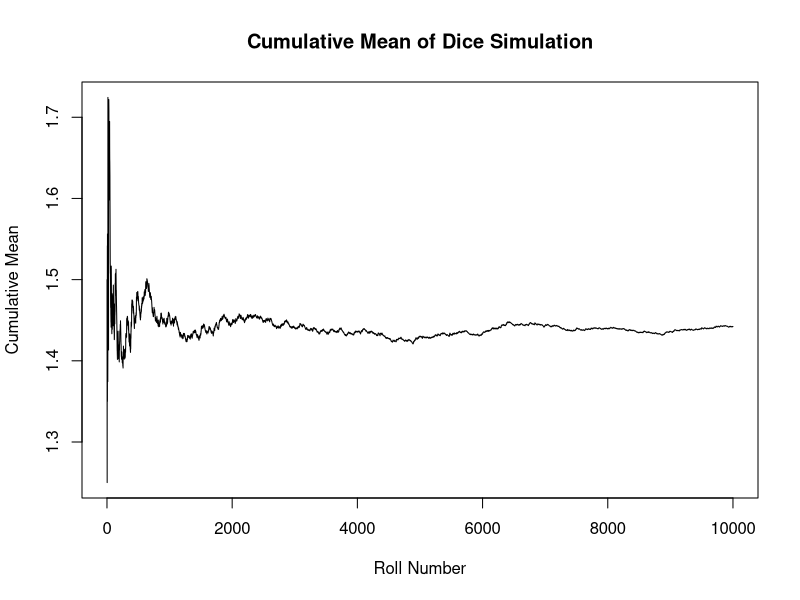
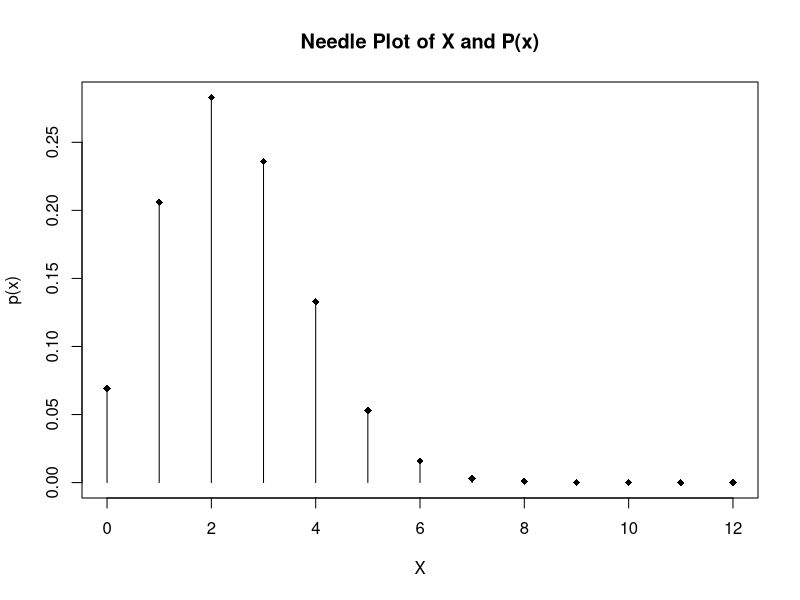

R code for these plots, in order:
## ---- chunk 1
# run this chunk of code:
X1 = c(1,2,3,4,5,6) # possible outcome of the first try
X2 = c(1,2,3,4,5,6) # possible outcome of the second try

Y = c() # defining an empty vector Y
# Then we divide each element of X1 by all value of X2 and record them in Y vector
for (i in X1) {
  for (j in X2) {
     Y = c(Y, i/j) # inserting X1/X2 into Y vector
  }
}
# Now Y is ready to be used in part a
## ---- chunk 2
# Hint: you can use sort() and mean() functions in R. 
round(sort(Y),3)
round(mean(Y),3)

## ---- chunk 3
# Hint: you can use sample() function in R to simulate 10000 instances of random dice numbers. Do this in R: Xsim1 <- sample(1:6, size = 10000, replace = TRUE), then the same for Xsim2. Now you have 10000 instances of rolling a die twice. Why replace = TRUE? 

Ysim = sample(Y,10000,replace = TRUE)
head(Ysim,n = 6)
length(Ysim)


# Then find Ysim=Xsim1/Xsim2 in R. Now you have 10000 instances of simulated Y values, saved in Ysim. Ysim is a new independently and identically distributed (iid) random variable. Ysim values are independent of each other because sampling is with replacement, or the outcome of the first roll does not have any impact on the outcome of the second roll.

## ---- chunk 4
# For plotting the cumulative mean of Ysim values we use plot(cumMean, type = "l"), but before that, you need to make a vector of cumulative means (cumMean) for Ysim values. Please watch at 2:50 in my first video in Module 2.

sumYsim = cumsum(Ysim)

n = length(sumYsim)

cumMean = c()

for (i in 1:n) {
  cumMean[i] <- sumYsim[i]/i
}

plot(cumMean, type = "l", ylab = "Cumulative Mean", xlab = 'Roll Number',main = "Cumulative Mean of Dice Simulation")



## ---- chunk 5
# Hint: X (the number of no shows) is a binomial random variable: X~binomial(p=0.2, n = 12). There is a given formula for finding the expected value and standard deviation of the binomial random variable. Watch Module 4, lecture part 3, when I talk about the properties of binomial random variables. 
n = 12
p = .2

exp_val =n*p
exp_val
vari = n*p*(1-p)
vari
stdev = round(sqrt(vari),3)
stdev


## ---- chunk 6
# You need to find P(X=x). You can answer it by using dbinom(X, size = 12, prob=.2) in R.
# Watch Module 4, lecture part 3
X <- 0:12
n <- 12
p <- .2

p_x <- round(dbinom(X,n,p),3)
p_x
sum(p_x)


## ---- chunk 7
# Watch Module 4, lecture part 3
X <- 0:12
n <- 12
p <- .2
p_x <- round(dbinom(X,n,p),3)
plot(X, p_x, type = "h",ylab = 'p(x)', main = 'Needle Plot of X and P(x)')
points(X, p_x, pch = 18)
## ---- chunk 8
# Hint: X is the number of no-shows and we know that the p=0.2, and n=12. If zero or one customer does not show up, then the hotel ends up with more customer than available rooms. 
X <- 0:12
n <- 12
p <- .2
p_x <- round(dbinom(X,n,p),3)

p_overbook <- p_x[1]+p_x[2]
p_overbook

## ---- chunk 9
# Hint: You can generate 10000 (or more) binomial instances based on n=12, and p=0.2 as follows:
# Xsim <-  rbinom(10000, 12, 0.2)
# Now Xsim is a data vector, and we can find its means and stdev by mean() and sd() functions in R.

Xsim <- rbinom(10000, 12, 0.2)
mean(Xsim)
sd(Xsim)

## ---- chunk 10
# Hint: X is the number of no-shows and we know that the p=0.2, and n=12. If zero or one customer does not show up, then the hotel ends up with more customer than available rooms. 
X <- 0:10
n <- 10
p <- .07
p_x <- round(dbinom(X,n,p),4)

p_overbook <- 1-(p_x[1]+p_x[2])
p_overbook

